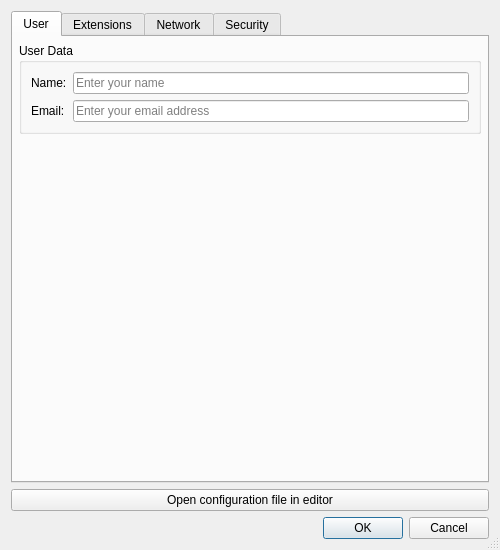
<?xml version="1.0" encoding="UTF-8"?>
<ui version="4.0">
 <class>HgUserConfigDialog</class>
 <widget class="QDialog" name="HgUserConfigDialog">
  <property name="geometry">
   <rect>
    <x>0</x>
    <y>0</y>
    <width>500</width>
    <height>550</height>
   </rect>
  </property>
  <property name="windowTitle">
   <string>Mercurial User Data</string>
  </property>
  <property name="sizeGripEnabled">
   <bool>true</bool>
  </property>
  <layout class="QVBoxLayout" name="verticalLayout_7">
   <item>
    <widget class="QTabWidget" name="tabWidget">
     <property name="currentIndex">
      <number>0</number>
     </property>
     <widget class="QWidget" name="tab">
      <attribute name="title">
       <string>User</string>
      </attribute>
      <layout class="QVBoxLayout" name="verticalLayout">
       <property name="leftMargin">
        <number>6</number>
       </property>
       <property name="topMargin">
        <number>6</number>
       </property>
       <property name="rightMargin">
        <number>6</number>
       </property>
       <property name="bottomMargin">
        <number>6</number>
       </property>
       <item>
        <widget class="QGroupBox" name="groupBox">
         <property name="title">
          <string>User Data</string>
         </property>
         <layout class="QGridLayout" name="gridLayout">
          <item row="0" column="0">
           <widget class="QLabel" name="label">
            <property name="text">
             <string>Name:</string>
            </property>
           </widget>
          </item>
          <item row="0" column="1">
           <widget class="QLineEdit" name="userNameEdit">
            <property name="toolTip">
             <string>Enter the user name</string>
            </property>
            <property name="placeholderText">
             <string>Enter your name</string>
            </property>
            <property name="clearButtonEnabled">
             <bool>true</bool>
            </property>
           </widget>
          </item>
          <item row="1" column="0">
           <widget class="QLabel" name="label_3">
            <property name="text">
             <string>Email:</string>
            </property>
           </widget>
          </item>
          <item row="1" column="1">
           <widget class="QLineEdit" name="emailEdit">
            <property name="toolTip">
             <string>Enter the email address</string>
            </property>
            <property name="placeholderText">
             <string>Enter your email address</string>
            </property>
            <property name="clearButtonEnabled">
             <bool>true</bool>
            </property>
           </widget>
          </item>
         </layout>
        </widget>
       </item>
       <item>
        <spacer name="verticalSpacer">
         <property name="orientation">
          <enum>Qt::Orientation::Vertical</enum>
         </property>
         <property name="sizeHint" stdset="0">
          <size>
           <width>20</width>
           <height>239</height>
          </size>
         </property>
        </spacer>
       </item>
      </layout>
     </widget>
     <widget class="QWidget" name="tab_2">
      <attribute name="title">
       <string>Extensions</string>
      </attribute>
      <layout class="QVBoxLayout" name="verticalLayout_2">
       <property name="leftMargin">
        <number>6</number>
       </property>
       <property name="topMargin">
        <number>6</number>
       </property>
       <property name="rightMargin">
        <number>6</number>
       </property>
       <property name="bottomMargin">
        <number>6</number>
       </property>
       <item>
        <widget class="QGroupBox" name="groupBox_2">
         <property name="title">
          <string>Extensions</string>
         </property>
         <layout class="QGridLayout" name="gridLayout_2">
          <item row="0" column="0">
           <widget class="QCheckBox" name="closeheadCheckBox">
            <property name="toolTip">
             <string>Select to activate the closehead extension</string>
            </property>
            <property name="text">
             <string>Close Head</string>
            </property>
           </widget>
          </item>
          <item row="3" column="0">
           <widget class="QCheckBox" name="rebaseCheckBox">
            <property name="toolTip">
             <string>Select to activate the rebase extension</string>
            </property>
            <property name="text">
             <string>Rebase</string>
            </property>
           </widget>
          </item>
          <item row="2" column="1">
           <widget class="QCheckBox" name="queuesCheckBox">
            <property name="toolTip">
             <string>Select to activate the queues extension</string>
            </property>
            <property name="text">
             <string>Queues</string>
            </property>
           </widget>
          </item>
          <item row="2" column="0">
           <widget class="QCheckBox" name="largefilesCheckBox">
            <property name="toolTip">
             <string>Select to activate the largefiles extension</string>
            </property>
            <property name="text">
             <string>Large Files</string>
            </property>
           </widget>
          </item>
          <item row="1" column="1">
           <widget class="QCheckBox" name="histeditCheckBox">
            <property name="toolTip">
             <string>Select to activate the histedit extension</string>
            </property>
            <property name="text">
             <string>Histedit</string>
            </property>
           </widget>
          </item>
          <item row="1" column="0">
           <widget class="QCheckBox" name="gpgCheckBox">
            <property name="toolTip">
             <string>Select to activate the GPG extension</string>
            </property>
            <property name="text">
             <string>GPG</string>
            </property>
           </widget>
          </item>
          <item row="0" column="1">
           <widget class="QCheckBox" name="fastexportCheckBox">
            <property name="toolTip">
             <string>Select to activate the fastexport extension</string>
            </property>
            <property name="text">
             <string>Fastexport</string>
            </property>
           </widget>
          </item>
          <item row="3" column="1">
           <widget class="QCheckBox" name="uncommitCheckBox">
            <property name="toolTip">
             <string>Select to activate the uncommit extension</string>
            </property>
            <property name="text">
             <string>Uncommit</string>
            </property>
           </widget>
          </item>
         </layout>
        </widget>
       </item>
       <item>
        <widget class="QGroupBox" name="largefilesGroup">
         <property name="enabled">
          <bool>false</bool>
         </property>
         <property name="title">
          <string>Large Files</string>
         </property>
         <layout class="QGridLayout" name="gridLayout_3">
          <item row="0" column="0">
           <widget class="QLabel" name="label_4">
            <property name="text">
             <string>Minimum file size:</string>
            </property>
           </widget>
          </item>
          <item row="0" column="1">
           <widget class="QSpinBox" name="lfFileSizeSpinBox">
            <property name="toolTip">
             <string>Enter the minimum file size in MB for files to be treated as Large Files</string>
            </property>
            <property name="alignment">
             <set>Qt::AlignmentFlag::AlignRight|Qt::AlignmentFlag::AlignTrailing|Qt::AlignmentFlag::AlignVCenter</set>
            </property>
            <property name="suffix">
             <string> MB</string>
            </property>
            <property name="minimum">
             <number>1</number>
            </property>
            <property name="value">
             <number>10</number>
            </property>
           </widget>
          </item>
          <item row="0" column="2">
           <spacer name="horizontalSpacer">
            <property name="orientation">
             <enum>Qt::Orientation::Horizontal</enum>
            </property>
            <property name="sizeHint" stdset="0">
             <size>
              <width>215</width>
              <height>20</height>
             </size>
            </property>
           </spacer>
          </item>
          <item row="1" column="0">
           <widget class="QLabel" name="label_5">
            <property name="text">
             <string>Patterns:</string>
            </property>
           </widget>
          </item>
          <item row="1" column="1" colspan="2">
           <widget class="QLineEdit" name="lfFilePatternsEdit">
            <property name="toolTip">
             <string>Enter file patterns (space separated) for files to be treated as Large Files</string>
            </property>
            <property name="placeholderText">
             <string>Enter file patterns for large files</string>
            </property>
            <property name="clearButtonEnabled">
             <bool>true</bool>
            </property>
           </widget>
          </item>
          <item row="2" column="0">
           <widget class="QLabel" name="label_2">
            <property name="text">
             <string>User Cache:</string>
            </property>
           </widget>
          </item>
          <item row="2" column="1" colspan="2">
           <widget class="EricPathPicker" name="lfUserCachePicker" native="true">
            <property name="sizePolicy">
             <sizepolicy hsizetype="Expanding" vsizetype="Preferred">
              <horstretch>0</horstretch>
              <verstretch>0</verstretch>
             </sizepolicy>
            </property>
            <property name="focusPolicy">
             <enum>Qt::FocusPolicy::StrongFocus</enum>
            </property>
            <property name="toolTip">
             <string>Enter the name of the user cache directory</string>
            </property>
           </widget>
          </item>
         </layout>
        </widget>
       </item>
       <item>
        <spacer name="verticalSpacer_2">
         <property name="orientation">
          <enum>Qt::Orientation::Vertical</enum>
         </property>
         <property name="sizeHint" stdset="0">
          <size>
           <width>20</width>
           <height>39</height>
          </size>
         </property>
        </spacer>
       </item>
      </layout>
     </widget>
     <widget class="QWidget" name="tab_3">
      <attribute name="title">
       <string>Network</string>
      </attribute>
      <layout class="QVBoxLayout" name="verticalLayout_3">
       <property name="leftMargin">
        <number>6</number>
       </property>
       <property name="topMargin">
        <number>6</number>
       </property>
       <property name="rightMargin">
        <number>6</number>
       </property>
       <property name="bottomMargin">
        <number>6</number>
       </property>
       <item>
        <widget class="QGroupBox" name="groupBox_3">
         <property name="title">
          <string>Proxy</string>
         </property>
         <layout class="QGridLayout" name="gridLayout_4">
          <item row="0" column="0">
           <widget class="QLabel" name="label_6">
            <property name="text">
             <string>Host:</string>
            </property>
           </widget>
          </item>
          <item row="0" column="1">
           <widget class="QLineEdit" name="proxyHostEdit">
            <property name="toolTip">
             <string>Enter the network proxy host name</string>
            </property>
            <property name="placeholderText">
             <string>Enter Proxy Hostname</string>
            </property>
            <property name="clearButtonEnabled">
             <bool>true</bool>
            </property>
           </widget>
          </item>
          <item row="1" column="0">
           <widget class="QLabel" name="label_7">
            <property name="text">
             <string>User:</string>
            </property>
           </widget>
          </item>
          <item row="1" column="1">
           <widget class="QLineEdit" name="proxyUserEdit">
            <property name="toolTip">
             <string>Enter the user name for the network proxy</string>
            </property>
            <property name="placeholderText">
             <string>Enter Proxy Username</string>
            </property>
            <property name="clearButtonEnabled">
             <bool>true</bool>
            </property>
           </widget>
          </item>
          <item row="2" column="0">
           <widget class="QLabel" name="label_8">
            <property name="text">
             <string>Password:</string>
            </property>
           </widget>
          </item>
          <item row="2" column="1">
           <widget class="QLineEdit" name="proxyPasswordEdit">
            <property name="toolTip">
             <string>Enter the password for the network proxy</string>
            </property>
            <property name="echoMode">
             <enum>QLineEdit::EchoMode::Password</enum>
            </property>
            <property name="placeholderText">
             <string>Enter Proxy Password</string>
            </property>
            <property name="clearButtonEnabled">
             <bool>true</bool>
            </property>
           </widget>
          </item>
          <item row="3" column="0">
           <widget class="QLabel" name="label_9">
            <property name="text">
             <string>Bypass:</string>
            </property>
           </widget>
          </item>
          <item row="3" column="1">
           <widget class="QLineEdit" name="proxyBypassEdit">
            <property name="toolTip">
             <string>Enter the names of hosts bypassing the network proxy sparated by comma</string>
            </property>
            <property name="text">
             <string/>
            </property>
            <property name="placeholderText">
             <string>Enter hosts bypassing  the proxy separated by comma</string>
            </property>
            <property name="clearButtonEnabled">
             <bool>true</bool>
            </property>
           </widget>
          </item>
         </layout>
        </widget>
       </item>
       <item>
        <spacer name="verticalSpacer_3">
         <property name="orientation">
          <enum>Qt::Orientation::Vertical</enum>
         </property>
         <property name="sizeHint" stdset="0">
          <size>
           <width>20</width>
           <height>242</height>
          </size>
         </property>
        </spacer>
       </item>
      </layout>
     </widget>
     <widget class="QWidget" name="tab_4">
      <attribute name="title">
       <string>Security</string>
      </attribute>
      <layout class="QVBoxLayout" name="verticalLayout_6">
       <property name="leftMargin">
        <number>6</number>
       </property>
       <property name="topMargin">
        <number>6</number>
       </property>
       <property name="rightMargin">
        <number>6</number>
       </property>
       <property name="bottomMargin">
        <number>6</number>
       </property>
       <item>
        <widget class="QGroupBox" name="groupBox_4">
         <property name="title">
          <string>Host Fingerprints</string>
         </property>
         <layout class="QHBoxLayout" name="horizontalLayout">
          <item>
           <widget class="QTreeWidget" name="fingerprintsList">
            <property name="alternatingRowColors">
             <bool>true</bool>
            </property>
            <property name="rootIsDecorated">
             <bool>false</bool>
            </property>
            <property name="itemsExpandable">
             <bool>false</bool>
            </property>
            <column>
             <property name="text">
              <string>Host</string>
             </property>
            </column>
            <column>
             <property name="text">
              <string>Fingerprint</string>
             </property>
            </column>
           </widget>
          </item>
          <item>
           <layout class="QVBoxLayout" name="verticalLayout_4">
            <item>
             <widget class="QToolButton" name="fpAddButton">
              <property name="toolTip">
               <string>Add a host fingerprint entry</string>
              </property>
             </widget>
            </item>
            <item>
             <widget class="QToolButton" name="fpDeleteButton">
              <property name="toolTip">
               <string>Delete a host fingerprint entry</string>
              </property>
             </widget>
            </item>
            <item>
             <widget class="QToolButton" name="fpEditButton">
              <property name="toolTip">
               <string>Edit a host fingerprint entry</string>
              </property>
             </widget>
            </item>
            <item>
             <spacer name="verticalSpacer_4">
              <property name="orientation">
               <enum>Qt::Orientation::Vertical</enum>
              </property>
              <property name="sizeHint" stdset="0">
               <size>
                <width>20</width>
                <height>40</height>
               </size>
              </property>
             </spacer>
            </item>
           </layout>
          </item>
         </layout>
        </widget>
       </item>
       <item>
        <widget class="QCheckBox" name="disableTls10WarningCheckBox">
         <property name="text">
          <string>Disable TLS 1.0 Warning</string>
         </property>
        </widget>
       </item>
       <item>
        <layout class="QHBoxLayout" name="horizontalLayout_3">
         <item>
          <widget class="QLabel" name="label_10">
           <property name="text">
            <string>Minimum Protocol:</string>
           </property>
          </widget>
         </item>
         <item>
          <widget class="QComboBox" name="minimumProtocolComboBox">
           <property name="toolTip">
            <string>Select the minimum protocol to use</string>
           </property>
          </widget>
         </item>
         <item>
          <spacer name="horizontalSpacer_2">
           <property name="orientation">
            <enum>Qt::Orientation::Horizontal</enum>
           </property>
           <property name="sizeHint" stdset="0">
            <size>
             <width>40</width>
             <height>20</height>
            </size>
           </property>
          </spacer>
         </item>
        </layout>
       </item>
       <item>
        <widget class="QGroupBox" name="minimumProtcolGroupBox">
         <property name="title">
          <string>Minimum Protocol per Host</string>
         </property>
         <layout class="QHBoxLayout" name="horizontalLayout_2">
          <item>
           <widget class="QTreeWidget" name="protocolsList">
            <property name="alternatingRowColors">
             <bool>true</bool>
            </property>
            <property name="rootIsDecorated">
             <bool>false</bool>
            </property>
            <property name="itemsExpandable">
             <bool>false</bool>
            </property>
            <column>
             <property name="text">
              <string>Host</string>
             </property>
            </column>
            <column>
             <property name="text">
              <string>Minimum Protocol</string>
             </property>
            </column>
           </widget>
          </item>
          <item>
           <layout class="QVBoxLayout" name="verticalLayout_5">
            <item>
             <widget class="QToolButton" name="protocolAddButton">
              <property name="toolTip">
               <string>Add a host minimum protocol entry</string>
              </property>
             </widget>
            </item>
            <item>
             <widget class="QToolButton" name="protocolDeleteButton">
              <property name="toolTip">
               <string>Delete a host minimum protocol entry</string>
              </property>
             </widget>
            </item>
            <item>
             <widget class="QToolButton" name="protocolEditButton">
              <property name="toolTip">
               <string>Edit a host minimum protocol entry</string>
              </property>
             </widget>
            </item>
            <item>
             <spacer name="verticalSpacer_5">
              <property name="orientation">
               <enum>Qt::Orientation::Vertical</enum>
              </property>
              <property name="sizeHint" stdset="0">
               <size>
                <width>20</width>
                <height>40</height>
               </size>
              </property>
             </spacer>
            </item>
           </layout>
          </item>
         </layout>
        </widget>
       </item>
      </layout>
     </widget>
    </widget>
   </item>
   <item>
    <widget class="QPushButton" name="editorButton">
     <property name="toolTip">
      <string>Open the user configuration file in a text editor</string>
     </property>
     <property name="text">
      <string>Open configuration file in editor</string>
     </property>
    </widget>
   </item>
   <item>
    <widget class="QDialogButtonBox" name="buttonBox">
     <property name="orientation">
      <enum>Qt::Orientation::Horizontal</enum>
     </property>
     <property name="standardButtons">
      <set>QDialogButtonBox::StandardButton::Cancel|QDialogButtonBox::StandardButton::Ok</set>
     </property>
    </widget>
   </item>
  </layout>
 </widget>
 <customwidgets>
  <customwidget>
   <class>EricPathPicker</class>
   <extends>QWidget</extends>
   <header>eric7/EricWidgets/EricPathPicker.h</header>
   <container>1</container>
  </customwidget>
 </customwidgets>
 <tabstops>
  <tabstop>tabWidget</tabstop>
  <tabstop>userNameEdit</tabstop>
  <tabstop>emailEdit</tabstop>
  <tabstop>closeheadCheckBox</tabstop>
  <tabstop>fastexportCheckBox</tabstop>
  <tabstop>gpgCheckBox</tabstop>
  <tabstop>histeditCheckBox</tabstop>
  <tabstop>largefilesCheckBox</tabstop>
  <tabstop>queuesCheckBox</tabstop>
  <tabstop>rebaseCheckBox</tabstop>
  <tabstop>uncommitCheckBox</tabstop>
  <tabstop>lfFileSizeSpinBox</tabstop>
  <tabstop>lfFilePatternsEdit</tabstop>
  <tabstop>lfUserCachePicker</tabstop>
  <tabstop>proxyHostEdit</tabstop>
  <tabstop>proxyUserEdit</tabstop>
  <tabstop>proxyPasswordEdit</tabstop>
  <tabstop>proxyBypassEdit</tabstop>
  <tabstop>fingerprintsList</tabstop>
  <tabstop>fpAddButton</tabstop>
  <tabstop>fpDeleteButton</tabstop>
  <tabstop>fpEditButton</tabstop>
  <tabstop>disableTls10WarningCheckBox</tabstop>
  <tabstop>minimumProtocolComboBox</tabstop>
  <tabstop>protocolsList</tabstop>
  <tabstop>protocolAddButton</tabstop>
  <tabstop>protocolDeleteButton</tabstop>
  <tabstop>protocolEditButton</tabstop>
  <tabstop>editorButton</tabstop>
 </tabstops>
 <resources/>
 <connections>
  <connection>
   <sender>buttonBox</sender>
   <signal>accepted()</signal>
   <receiver>HgUserConfigDialog</receiver>
   <slot>accept()</slot>
   <hints>
    <hint type="sourcelabel">
     <x>257</x>
     <y>378</y>
    </hint>
    <hint type="destinationlabel">
     <x>157</x>
     <y>274</y>
    </hint>
   </hints>
  </connection>
  <connection>
   <sender>buttonBox</sender>
   <signal>rejected()</signal>
   <receiver>HgUserConfigDialog</receiver>
   <slot>reject()</slot>
   <hints>
    <hint type="sourcelabel">
     <x>325</x>
     <y>378</y>
    </hint>
    <hint type="destinationlabel">
     <x>286</x>
     <y>274</y>
    </hint>
   </hints>
  </connection>
  <connection>
   <sender>largefilesCheckBox</sender>
   <signal>toggled(bool)</signal>
   <receiver>largefilesGroup</receiver>
   <slot>setEnabled(bool)</slot>
   <hints>
    <hint type="sourcelabel">
     <x>225</x>
     <y>173</y>
    </hint>
    <hint type="destinationlabel">
     <x>55</x>
     <y>276</y>
    </hint>
   </hints>
  </connection>
 </connections>
</ui>
